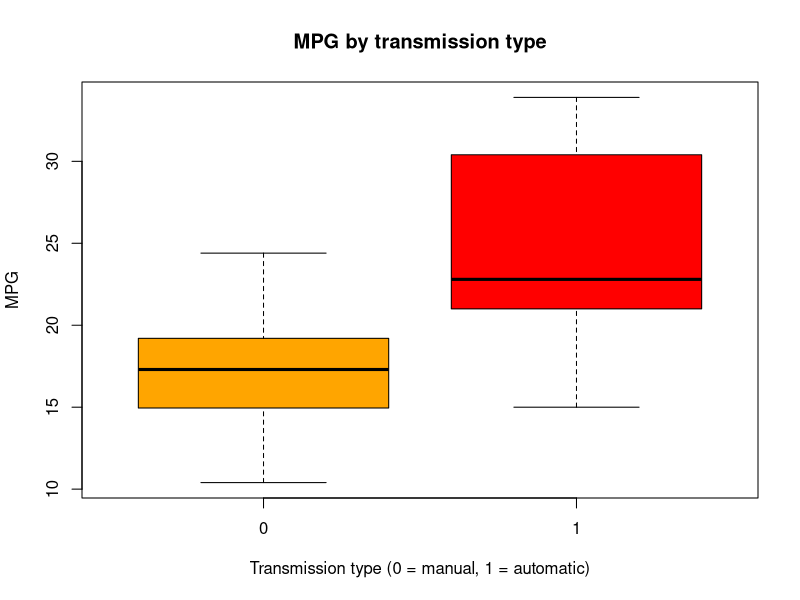
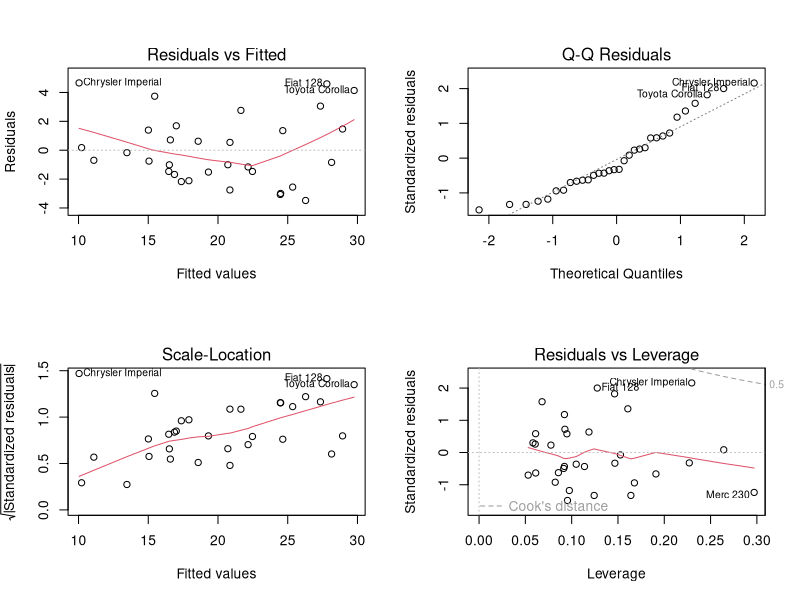

Generate these figures, in order, with R:
## ---- chunk 1
library(datasets)
library(ggplot2)
data("mtcars")
## ---- chunk 2
initialFit <- lm(mpg ~ factor(am), data=mtcars)
summary(initialFit)$coef
paste("Adjusted R-Squared value:", round(summary(initialFit)$adj.r.squared,4))
## ---- chunk 3
allVariables <- lm(mpg ~ . ,data=mtcars)
#summary(allVariables)
bestModel <- step(allVariables, trace=FALSE)
summary(bestModel)$call
summary(bestModel)$coef
paste("Adjusted R-Squared value:", round(summary(bestModel)$adj.r.squared,4))
## ---- chunk 4
finalres <- lm(formula = mpg ~ wt + qsec + am, data = mtcars)
#summary(finalres)
summary(finalres)$call
summary(finalres)$coef
paste("Adjusted R-Squared value:", round(summary(finalres)$adj.r.squared,4))

## ---- chunk 5
summary(mtcars)
## ---- chunk 6
boxplot(mpg ~ factor(am), data = mtcars, main = "MPG by transmission type", ylab = "MPG", xlab = "Transmission type (0 = manual, 1 = automatic)", col = c("orange","red"))
## ---- chunk 7
par(mfrow = c(2,2))
plot(finalres)
